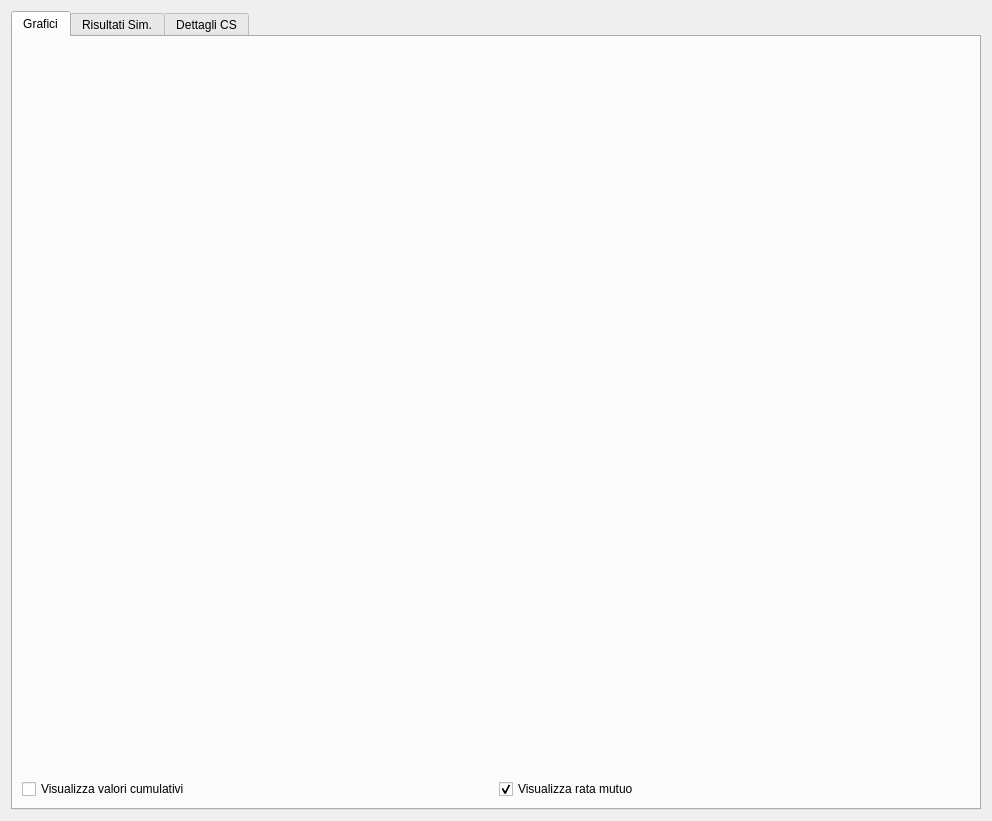
<?xml version="1.0" encoding="UTF-8"?>
<ui version="4.0">
 <class>widgetCashFlow</class>
 <widget class="QWidget" name="widgetCashFlow">
  <property name="geometry">
   <rect>
    <x>0</x>
    <y>0</y>
    <width>992</width>
    <height>821</height>
   </rect>
  </property>
  <property name="windowTitle">
   <string>Form</string>
  </property>
  <layout class="QGridLayout" name="gridLayout">
   <item row="1" column="0">
    <widget class="QTabWidget" name="tabWidget">
     <property name="currentIndex">
      <number>0</number>
     </property>
     <widget class="QWidget" name="tab">
      <attribute name="icon">
       <iconset resource="resource.qrc">
        <normaloff>:/images/plot.png</normaloff>:/images/plot.png</iconset>
      </attribute>
      <attribute name="title">
       <string>Grafici</string>
      </attribute>
      <layout class="QGridLayout" name="gridLayout_2">
       <item row="0" column="0" colspan="2">
        <widget class="QwtPlot" name="qwtPlot"/>
       </item>
       <item row="1" column="0" colspan="2">
        <widget class="QwtPlot" name="qwtVan"/>
       </item>
       <item row="2" column="0">
        <widget class="QCheckBox" name="checkCumulative">
         <property name="text">
          <string>Visualizza valori cumulativi</string>
         </property>
        </widget>
       </item>
       <item row="2" column="1">
        <widget class="QCheckBox" name="checkRata">
         <property name="text">
          <string>Visualizza rata mutuo</string>
         </property>
         <property name="checked">
          <bool>true</bool>
         </property>
        </widget>
       </item>
      </layout>
     </widget>
     <widget class="QWidget" name="tabTabella">
      <attribute name="icon">
       <iconset resource="resource.qrc">
        <normaloff>:/images/table.png</normaloff>:/images/table.png</iconset>
      </attribute>
      <attribute name="title">
       <string>Risultati Sim.</string>
      </attribute>
      <layout class="QGridLayout" name="gridLayout_3">
       <item row="0" column="0">
        <widget class="QTextEdit" name="textEdit"/>
       </item>
      </layout>
     </widget>
     <widget class="QWidget" name="tabSSPDetails">
      <attribute name="icon">
       <iconset resource="resource.qrc">
        <normaloff>:/images/table.png</normaloff>:/images/table.png</iconset>
      </attribute>
      <attribute name="title">
       <string>Dettagli CS</string>
      </attribute>
      <layout class="QGridLayout" name="gridLayout_4">
       <item row="0" column="0">
        <widget class="QTextEdit" name="textEditCS"/>
       </item>
      </layout>
     </widget>
    </widget>
   </item>
  </layout>
 </widget>
 <customwidgets>
  <customwidget>
   <class>QwtPlot</class>
   <extends>QFrame</extends>
   <header>qwt_plot.h</header>
   <container>1</container>
  </customwidget>
 </customwidgets>
 <resources>
  <include location="resource.qrc"/>
 </resources>
 <connections/>
</ui>
